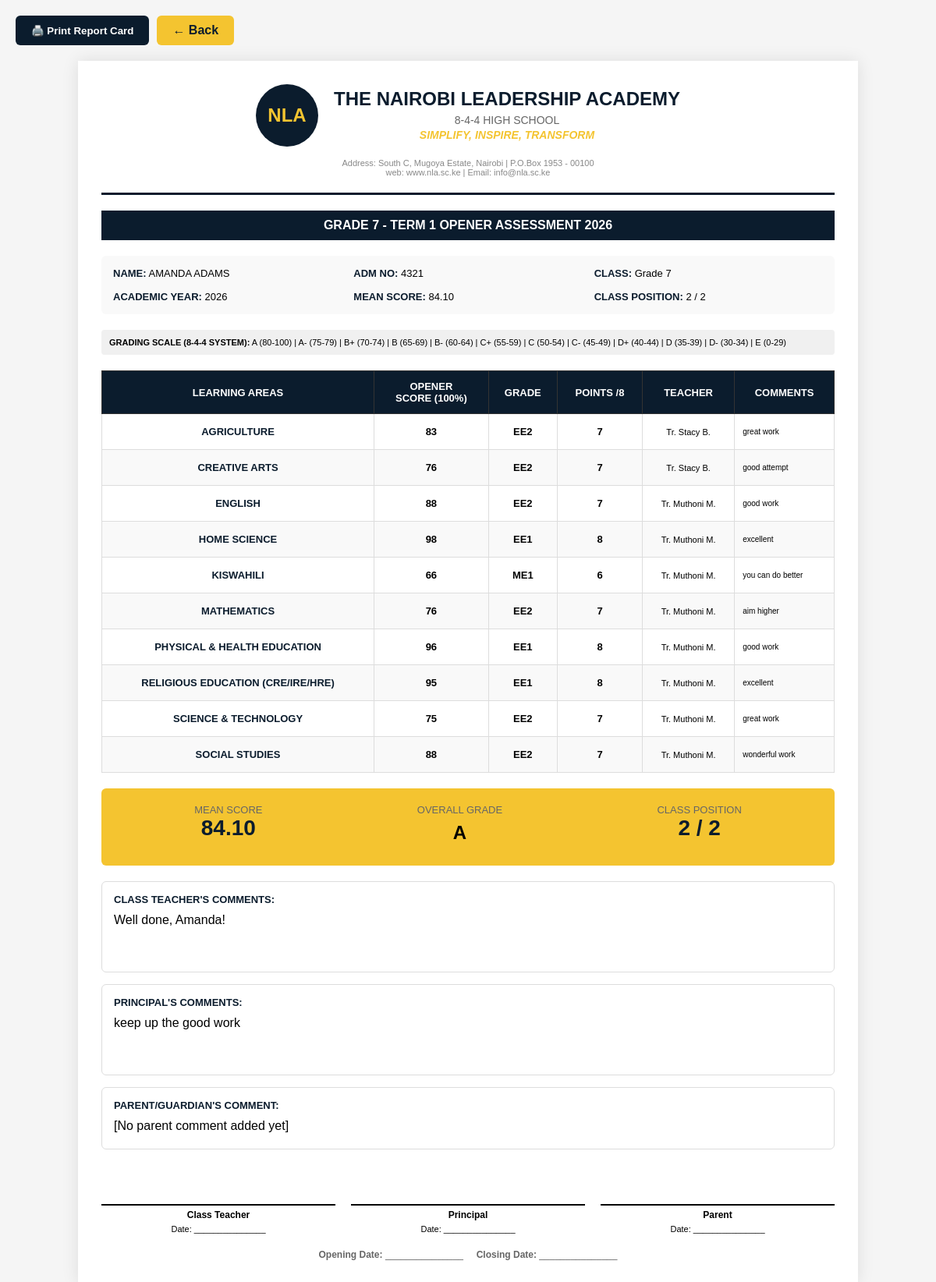
The page /html/teacher/view_report_card_844.php?student_id=2 (signed in) on the database its author committed.
### tables this page shows
CREATE TABLE `students` (
  `id` int NOT NULL AUTO_INCREMENT,
  `user_id` int NOT NULL,
  `admission_number` varchar(50) DEFAULT NULL,
  `first_name` varchar(100) DEFAULT NULL,
  `last_name` varchar(100) DEFAULT NULL,
  `gender` enum('Male','Female') DEFAULT NULL,
  `date_of_birth` date DEFAULT NULL,
  `curriculum_type_id` int NOT NULL,
  `class_level_id` int NOT NULL,
  `status` enum('active','inactive') DEFAULT 'active',
  `year_of_enrollment` int DEFAULT NULL,
  `phone_number` varchar(20) DEFAULT NULL,
  `residential_area` varchar(255) DEFAULT NULL,
  `parent_phone` varchar(20) DEFAULT NULL,
  `parent_email` varchar(100) DEFAULT NULL,
  PRIMARY KEY (`id`),
  UNIQUE KEY `user_id` (`user_id`),
  UNIQUE KEY `admission_number` (`admission_number`),
  UNIQUE KEY `unique_admission` (`admission_number`),
  KEY `curriculum_type_id` (`curriculum_type_id`),
  KEY `class_level_id` (`class_level_id`),
  CONSTRAINT `students_ibfk_1` FOREIGN KEY (`user_id`) REFERENCES `users` (`id`),
  CONSTRAINT `students_ibfk_2` FOREIGN KEY (`curriculum_type_id`) REFERENCES `curriculum_types` (`id`),
  CONSTRAINT `students_ibfk_3` FOREIGN KEY (`class_level_id`) REFERENCES `classes_levels` (`id`)
);

CREATE TABLE `classes_levels` (
  `id` int NOT NULL AUTO_INCREMENT,
  `curriculum_type_id` int NOT NULL,
  `name` varchar(50) NOT NULL,
  `level_order` int DEFAULT NULL,
  PRIMARY KEY (`id`),
  KEY `curriculum_type_id` (`curriculum_type_id`),
  CONSTRAINT `classes_levels_ibfk_1` FOREIGN KEY (`curriculum_type_id`) REFERENCES `curriculum_types` (`id`)
);

CREATE TABLE `grades` (
  `id` int NOT NULL AUTO_INCREMENT,
  `student_id` int NOT NULL,
  `subject_name` varchar(100) NOT NULL,
  `grade` varchar(10) DEFAULT NULL,
  `score` int DEFAULT NULL COMMENT 'Actual score out of 100',
  `rats_score` int DEFAULT NULL COMMENT 'RATs score out of 20 (for Mid-Term and End-Term)',
  `final_score` int DEFAULT NULL COMMENT 'Final calculated score (score + rats for Mid/End-Term, just score for Opener)',
  `grade_points` int DEFAULT NULL,
  `is_locked` tinyint(1) DEFAULT '0',
  `teacher_comment` text,
  `term` enum('Term 1','Term 2','Term 3') NOT NULL,
  `assessment_type` varchar(50) DEFAULT NULL,
  `academic_year` int NOT NULL,
  `created_at` timestamp NULL DEFAULT CURRENT_TIMESTAMP,
  `updated_at` timestamp NULL DEFAULT CURRENT_TIMESTAMP ON UPDATE CURRENT_TIMESTAMP,
  `teacher_id` int NOT NULL,
  `paper_scores` json DEFAULT NULL,
  `exam_type` varchar(20) DEFAULT 'full_papers',
  `grade_boundaries` json DEFAULT NULL,
  PRIMARY KEY (`id`),
  KEY `idx_student_year_term` (`student_id`,`academic_year`,`term`),
  KEY `idx_student_year_term_assessment` (`student_id`,`academic_year`,`term`,`assessment_type`),
  CONSTRAINT `grades_ibfk_1` FOREIGN KEY (`student_id`) REFERENCES `students` (`id`) ON DELETE CASCADE
);

CREATE TABLE `grade_submissions` (
  `id` int NOT NULL AUTO_INCREMENT,
  `student_id` int NOT NULL,
  `teacher_id` int NOT NULL,
  `academic_year` int NOT NULL,
  `term` varchar(20) NOT NULL,
  `assessment_type` varchar(50) DEFAULT NULL,
  `is_locked` tinyint(1) DEFAULT '0',
  `submitted_at` timestamp NULL DEFAULT CURRENT_TIMESTAMP,
  `unlocked_by` int DEFAULT NULL,
  `unlocked_at` timestamp NULL DEFAULT NULL,
  `class_teacher_comment` text,
  `principal_comment` text,
  `parent_comment` text,
  `status` enum('PENDING','AWAITING_PRINCIPAL','RELEASED') DEFAULT 'PENDING',
  `submitted_to_principal_at` timestamp NULL DEFAULT NULL,
  `released_to_students_at` timestamp NULL DEFAULT NULL,
  PRIMARY KEY (`id`),
  UNIQUE KEY `unique_submission` (`student_id`,`academic_year`,`term`,`assessment_type`),
  KEY `teacher_id` (`teacher_id`),
  KEY `idx_status` (`status`),
  KEY `idx_submitted_at` (`submitted_to_principal_at`),
  CONSTRAINT `grade_submissions_ibfk_1` FOREIGN KEY (`student_id`) REFERENCES `students` (`id`) ON DELETE CASCADE,
  CONSTRAINT `grade_submissions_ibfk_2` FOREIGN KEY (`teacher_id`) REFERENCES `teachers` (`id`) ON DELETE CASCADE
);

### html/teacher/view_report_card_844.php (the view, shortened to what this page needs)
<?php
require_once __DIR__ . "/../../database/db_connect.php";
$student_id = (int)($_GET['student_id'] ?? 0);
$academic_year = (int)($_GET['year'] ?? date('Y'));
$term = $_GET['term'] ?? 'Term 1';
$assessment = $_GET['assessment'] ?? 'Opener';
$student_stmt = $pdo->prepare("
    SELECT
        s.id, s.admission_number, s.first_name, s.last_name, s.gender,
        cl.name as class_name, ct.name as curriculum_name
    FROM students s
    JOIN classes_levels cl ON s.class_level_id = cl.id
    JOIN curriculum_types ct ON cl.curriculum_type_id = ct.id
    WHERE s.id = ?
");
$student_stmt->execute([$student_id]);
$student = $student_stmt->fetch(PDO::FETCH_ASSOC);
$student_subjects_stmt = $pdo->prepare("SELECT subject_name FROM student_subjects WHERE student_id = ? ORDER BY subject_name");
$student_subjects_stmt->execute([$student_id]);
$student_subjects = $student_subjects_stmt->fetchAll(PDO::FETCH_COLUMN);
$grades_stmt = $pdo->prepare("
    SELECT
        g.subject_name, g.score, g.rats_score, g.final_score, g.grade, g.grade_points, g.teacher_comment,
        t.first_name as teacher_first_name, t.last_name as teacher_last_name
    FROM grades g
    LEFT JOIN teachers t ON g.teacher_id = t.id
    WHERE g.student_id = ? AND g.academic_year = ? AND g.term = ? AND g.assessment_type = ?
    ORDER BY g.subject_name
");
$grades_stmt->execute([$student_id, $academic_year, $term, $assessment]);
$grades_raw = $grades_stmt->fetchAll(PDO::FETCH_ASSOC);
$grades_by_subject = [];
foreach ($grades_raw as $grade) {
    $teacher_name = '-';
    if ($grade['teacher_first_name'] && $grade['teacher_last_name']) {
        $teacher_name = 'Tr. ' . $grade['teacher_first_name'] . ' ' . substr($grade['teacher_last_name'], 0, 1) . '.';
    }
    $grades_by_subject[$grade['subject_name']] = [
        'score' => $grade['score'],
        'rats_score' => $grade['rats_score'],
        'final_score' => $grade['final_score'],
        'grade' => $grade['grade'],
        'points' => $grade['grade_points'],
        'teacher_name' => $teacher_name,
        'comment' => $grade['teacher_comment'] ?? ''
    ];
}
$comments_stmt = $pdo->prepare("
    SELECT class_teacher_comment, principal_comment
    FROM grade_submissions
    WHERE student_id = ?
        AND academic_year = ?
        AND term = ?
        AND assessment_type = ?
");
$comments_stmt->execute([$student_id, $academic_year, $term, $assessment]);
$comments = $comments_stmt->fetch(PDO::FETCH_ASSOC);
$class_teacher_comment = $comments['class_teacher_comment'] ?? '';
$principal_comment = $comments['principal_comment'] ?? '';
$total_score = 0;
$subjects_with_grades = 0;
foreach ($grades_by_subject as $subject => $data) {
    if ($data['final_score'] !== null) {
        $total_score += $data['final_score'];
        $subjects_with_grades++;
    }
}
$mean_score = $subjects_with_grades > 0 ? round($total_score / $subjects_with_grades, 2) : 0;
if ($mean_score >= 80) $overall_grade = 'A';
elseif ($mean_score >= 75) $overall_grade = 'A-';
elseif ($mean_score >= 70) $overall_grade = 'B+';
elseif ($mean_score >= 65) $overall_grade = 'B';
elseif ($mean_score >= 60) $overall_grade = 'B-';
elseif ($mean_score >= 55) $overall_grade = 'C+';
elseif ($mean_score >= 50) $overall_grade = 'C';
elseif ($mean_score >= 45) $overall_grade = 'C-';
elseif ($mean_score >= 40) $overall_grade = 'D+';
elseif ($mean_score >= 35) $overall_grade = 'D';
elseif ($mean_score >= 30) $overall_grade = 'D-';
else $overall_grade = 'E';
$position_stmt = $pdo->prepare("
    SELECT
        s.id,
        AVG(g.grade_points) as avg_points
    FROM students s
    JOIN grades g ON s.id = g.student_id
    WHERE s.class_level_id = (SELECT class_level_id FROM students WHERE id = ?)
        AND g.academic_year = ?
        AND g.term = ?
        AND g.assessment_type = ?
    GROUP BY s.id
    ORDER BY avg_points DESC
");
$position_stmt->execute([$student_id, $academic_year, $term, $assessment]);
$rankings = $position_stmt->fetchAll(PDO::FETCH_ASSOC);
$class_position = '-';
$position = 1;
foreach ($rankings as $rank) {
    if ($rank['id'] == $student_id) {
        $class_position = $position;
        break;
    }
    $position++;
}
$total_students = count($rankings);
$parent_comment = '';
$parent_comment_date = '';
?>
<!DOCTYPE html>
<html lang="en">
<head>
</head>
<body>
<div class="action-buttons no-print">
    <button onclick="window.print()" class="btn btn-print">🖨️ Print Report Card</button>
    <a href="javascript:history.back()" class="btn btn-back">← Back</a>
</div>
<div class="report-card">
    <div class="header">
        <div class="logo-section">
            <div class="logo">NLA</div>
            <div>
                <div class="school-name">THE NAIROBI LEADERSHIP ACADEMY</div>
                <div class="school-subtitle">8-4-4 HIGH SCHOOL</div>
                <div class="school-subtitle" style="font-style: italic; color: #f4c430; font-weight: 600;">SIMPLIFY, INSPIRE, TRANSFORM</div>
            </div>
        </div>
        <div class="school-info">
            Address: South C, Mugoya Estate, Nairobi | P.O.Box 1953 - 00100<br>
            web: www.nla.sc.ke | Email: info@nla.sc.ke
        </div>
    </div>
    <div class="report-title">
        <?php echo strtoupper($student['class_name']); ?> - <?php echo strtoupper($term); ?> <?php echo strtoupper($assessment); ?> ASSESSMENT <?php echo $academic_year; ?>
    </div>
    <div class="student-info">
        <div class="info-item">
            <span class="info-label">NAME:</span> <?php echo strtoupper(htmlspecialchars($student['first_name'] . ' ' . $student['last_name'])); ?>
        </div>
        <div class="info-item">
            <span class="info-label">ADM NO:</span> <?php echo htmlspecialchars($student['admission_number']); ?>
        </div>
        <div class="info-item">
            <span class="info-label">CLASS:</span> <?php echo htmlspecialchars($student['class_name']); ?>
        </div>
        <div class="info-item">
            <span class="info-label">ACADEMIC YEAR:</span> <?php echo $academic_year; ?>
        </div>
        <div class="info-item">
            <span class="info-label">MEAN SCORE:</span> <?php echo number_format($mean_score, 2); ?>
        </div>
        <div class="info-item">
            <span class="info-label">CLASS POSITION:</span> <?php echo $class_position; ?><?php if ($class_position != '-') echo ' / ' . $total_students; ?>
        </div>
    </div>
    <div style="margin-bottom: 15px; font-size: 11px; padding: 10px; background: #f0f0f0; border-radius: 4px;">
        <strong>GRADING SCALE (8-4-4 SYSTEM):</strong>
        A (80-100)  | A- (75-79)  | B+ (70-74)  | B (65-69)  | B- (60-64)  |
        C+ (55-59)  | C (50-54)  | C- (45-49)  | D+ (40-44)  | D (35-39)  | D- (30-34)  | E (0-29)
    </div>
    <table class="grades-table">
        <thead>
            <tr>
                <th>LEARNING AREAS</th>
                <th><?php echo strtoupper($assessment); ?><br>SCORE (100%)</th>
                <th>GRADE</th>
                <th>POINTS /8</th>
                <th>TEACHER</th>
                <th>COMMENTS</th>
            </tr>
        </thead>
        <tbody>
            <?php foreach ($student_subjects as $subject): ?>
                <?php
                $grade_data = $grades_by_subject[$subject] ?? null;
                ?>
                <tr>
                    <td class="subject-name"><?php echo strtoupper(htmlspecialchars($subject)); ?></td>
                    <td><strong><?php echo $grade_data['final_score']; ?></strong></td>
                    <td><span class="grade-badge grade-<?php echo $grade_data['grade']; ?>"><?php echo $grade_data['grade']; ?></span></td>
                    <td><strong><?php echo $grade_data['points']; ?></strong></td>
                    <td style="font-size: 11px;"><?php echo htmlspecialchars($grade_data['teacher_name']); ?></td>
                    <td style="font-size: 10px; text-align: left;"><?php echo htmlspecialchars($grade_data['comment']); ?></td>
                </tr>
            <?php endforeach; ?>
        </tbody>
    </table>
    <div class="overall-summary">
        <div class="overall-item">
            <div class="overall-label">MEAN SCORE</div>
            <div class="overall-value"><?php echo number_format($mean_score, 2); ?></div>
        </div>
        <div class="overall-item">
            <div class="overall-label">OVERALL GRADE</div>
            <div class="overall-value">
                <span class="grade-badge grade-<?php echo $overall_grade; ?>" style="font-size: 24px; padding: 8px 16px;">
                    <?php echo $overall_grade; ?>
                </span>
            </div>
        </div>
        <div class="overall-item">
            <div class="overall-label">CLASS POSITION</div>
            <div class="overall-value"><?php echo $class_position; ?><?php if ($class_position != '-') echo ' / ' . $total_students; ?></div>
        </div>
    </div>
    <div class="comments-section">
        <div class="comment-box">
            <h4>CLASS TEACHER'S COMMENTS:</h4>
            <div style="min-height: 60px;">
                <?php echo $class_teacher_comment ? htmlspecialchars($class_teacher_comment) : '<span style="color: #888; font-style: italic;">[Comments to be added by class teacher]</span>'; ?>
            </div>
        </div>
        <div class="comment-box">
            <h4>PRINCIPAL'S COMMENTS:</h4>
            <div style="min-height: 60px;">
                <?php echo $principal_comment ? htmlspecialchars($principal_comment) : '<span style="color: #888; font-style: italic;">[Comments to be added by principal]</span>'; ?>
            </div>
        </div>
        <div class="comment-box">
            <h4>PARENT/GUARDIAN'S COMMENT:</h4>
            <?php if (!empty($parent_comment)): ?>
                <div class="comment-content">
                    <?php echo nl2br(htmlspecialchars($parent_comment)); ?>
                </div>
                <div class="comment-meta">
                    — <?php echo htmlspecialchars($parent_name ?? ''); ?> (<?php echo htmlspecialchars($parent_relationship); ?>), <?php echo $parent_comment_date; ?>
                </div>
            <?php else: ?>
                <div class="comment-placeholder">
                    [No parent comment added yet]
                </div>
            <?php endif; ?>
        </div>
    </div>
    <div class="signature-section">
        <div>
            <div class="signature-line">Class Teacher</div>
            <div style="font-size: 11px; margin-top: 5px; text-align: center;">Date: _______________</div>
        </div>
        <div>
            <div class="signature-line">Principal</div>
            <div style="font-size: 11px; margin-top: 5px; text-align: center;">Date: _______________</div>
        </div>
        <div>
            <div class="signature-line">Parent</div>
            <div style="font-size: 11px; margin-top: 5px; text-align: center;">Date: _______________</div>
        </div>
    </div>
    <div style="text-align: center; margin-top: 20px; font-size: 12px; color: #666;">
        <strong>Opening Date:</strong> _______________  &nbsp;&nbsp;&nbsp;
        <strong>Closing Date:</strong> _______________
    </div>
</div>
</body>
</html>

### rows shown on the page
students: class_level.name "GRADE 7", first_name+last_name "AMANDA ADAMS", admission_number "4321", class_level.name "Grade 7"
grades: subject "AGRICULTURE", final_score "83", grade "EE2", grade_points "7", teacher_name "Tr. Stacy B.", teacher_comment "great work"
grades: subject "CREATIVE ARTS", final_score "76", grade "EE2", grade_points "7", teacher_name "Tr. Stacy B.", teacher_comment "good attempt"
grades: subject "ENGLISH", final_score "88", grade "EE2", grade_points "7", teacher_name "Tr. Muthoni M.", teacher_comment "good work"
grades: subject "HOME SCIENCE", final_score "98", grade "EE1", grade_points "8", teacher_name "Tr. Muthoni M.", teacher_comment "excellent"
grades: subject "KISWAHILI", final_score "66", grade "ME1", grade_points "6", teacher_name "Tr. Muthoni M.", teacher_comment "you can do better"
grades: subject "MATHEMATICS", final_score "76", grade "EE2", grade_points "7", teacher_name "Tr. Muthoni M.", teacher_comment "aim higher"
grades: subject "PHYSICAL & HEALTH EDUCATION", final_score "96", grade "EE1", grade_points "8", teacher_name "Tr. Muthoni M.", teacher_comment "good work"
grades: subject "RELIGIOUS EDUCATION (CRE/IRE/HRE)", final_score "95", grade "EE1", grade_points "8", teacher_name "Tr. Muthoni M.", teacher_comment "excellent"
grades: subject "SCIENCE & TECHNOLOGY", final_score "75", grade "EE2", grade_points "7", teacher_name "Tr. Muthoni M.", teacher_comment "great work"
grades: subject "SOCIAL STUDIES", final_score "88", grade "EE2", grade_points "7", teacher_name "Tr. Muthoni M.", teacher_comment "wonderful work"
grade_submissions: class_teacher_comment "Well done, Amanda!", principal_comment "keep up the good work"

### other values the page prints
$term "TERM 1"
$assessment "OPENER"
$academic_year "2026"
$mean_score "84.10"
$class_position "2"
$total_students "2"
$overall_grade "A"
